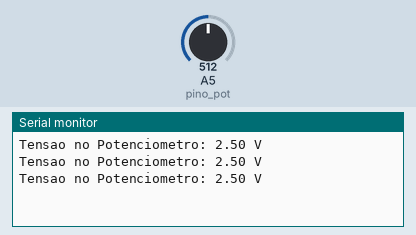
Recording of a sketch running on a simulated Arduino Uno, built with avr-gcc and run on an emulated ATmega328P. Parts: the last lines printed to the serial monitor. The inputs (shaded band) are chosen by the test bench; at power-on: A5 (pino_pot) = 512.

Above: at 1.3 s.
1.4 s: A5 (pino_pot) set to 716
At 1.9 s:
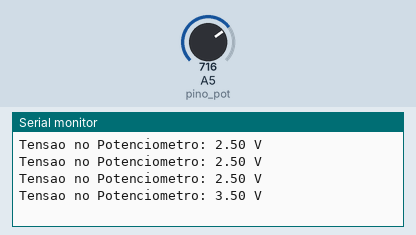
2.9 s: A5 (pino_pot) set to 900
At 3.4 s:
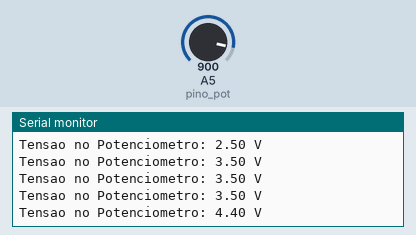
Timing chart, 0 to 5.9 s (numbered marks = the images above; inputs shaded):
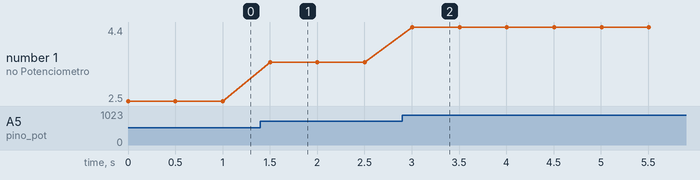

The sketch:

prog_13.ino
```cpp
#define pino_pot A5

float tensao;

void setup()
{
  pinMode(pino_pot, INPUT);
  Serial.begin(9600);
}

void loop()
{
  tensao = analogRead(pino_pot);
  tensao = (tensao / 1023) * 5;
  Serial.print("Tensao no Potenciometro: ");
  Serial.print(tensao);
  Serial.print(" V\n");
  delay(500);
}
```

Measured:
- after the input at 1.4 s, the serial monitor: prints a new line after 0.10 s (image 1)
- after the input at 2.9 s, the serial monitor: prints a new line after 0.10 s (image 2)
- plotted number 1: 2.5 → 3.5 after the input at 1.4 s, 3.5 → 4.4 after the input at 2.9 s
